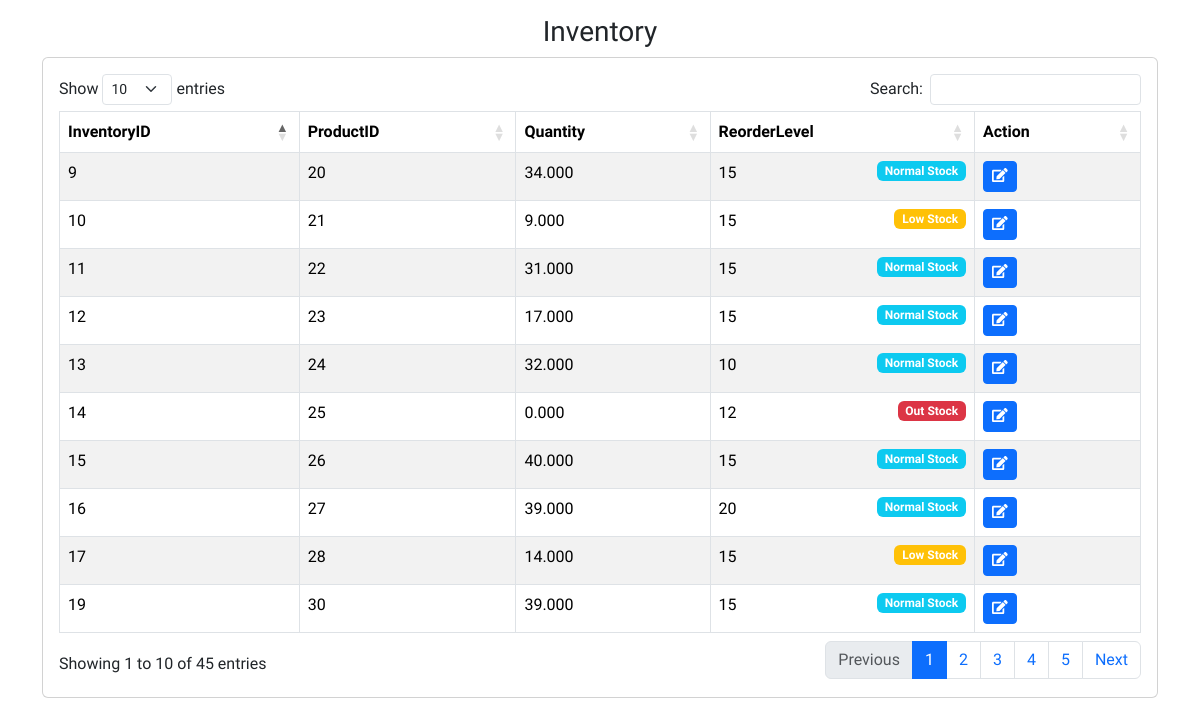
Screenshot of /Cafe_System/view/Inventory/index.php with the database file from the repository.
### tables this page shows
CREATE TABLE `inventory` (
  `InventoryID` int(11) NOT NULL,
  `ProductID` int(11) NOT NULL,
  `Quantity` decimal(10,3) NOT NULL,
  `ReorderLevel` int(11) NOT NULL
);

### Cafe_System/view/Inventory/index.php (the view, shortened to what this page needs)
<?php
include('../../root/Header.php');
include('../../Config/conect.php');
?>
<h3 class="text-center" style="margin-top: 15px;"> Inventory</h3>
<div class="container">
    <div class="row">
        <div class="col-12">
            <div class="card">
                <div class="card-body">
                    <div class="row">
                        <div class="col-12">
                            <div class="table-responsive">
                                <table id="example" class="table table-striped table-bordered" style="width:100%">
                                    <thead>
                                        <tr>
                                            <th scope="col">InventoryID</th>
                                            <th scope="col">ProductID</th>
                                            <th scope="col">Quantity</th>
                                            <th scope="col">ReorderLevel</th>
                                            <th scope="col">Action</th>
                                        </tr>
                                    </thead>
                                    <tbody>
                                        <?php
                                        $sql = 'SELECT * from inventory';
                                        $result = $con->query($sql);
                                        while ($row = $result->fetch_assoc()) {
                                        ?>
                                            <tr>
                                                <td><?php echo $row['InventoryID'] ?></td>
                                                <td><?php echo $row['ProductID'] ?></td>
                                                <td><?php echo $row['Quantity'] ?></td>
                                                <td><?php echo $row['ReorderLevel'] ?>
                                                    <?php
                                                    $Quantity = $row['Quantity'];
                                                    $ReorderLevel = $row['ReorderLevel'];
                                                    if ($Quantity <= $ReorderLevel && $Quantity > 0) {
                                                    ?>
                                                        <span style="float: right;" class="badge bg-warning">Low Stock</span> <?php
                                                                                                                            } else if ($Quantity >= $ReorderLevel) {
                                                                                                                                ?>
                                                        <span style="float: right;" class="badge bg-info">Normal Stock</span> <?php
                                                                                                                            } else if ($Quantity == 0) {
                                                                                                                                ?>
                                                        <span style="float: right;" class="badge bg-danger">Out Stock</span> <?php
                                                                                                                            }
                                                                                                                                ?>
                                                </td>
                                                <td>
                                                    <button data-id="<?php echo $row['InventoryID'] ?>"
                                                        data-reoder="<?php echo $row['ReorderLevel'] ?>"
                                                        data-bs-toggle="modal" data-bs-target="#exampleModal" class="btn btn-sm btn-primary editinventory"><i class="fas fa-edit"></i></button>
                                                </td>
                                            </tr>
                                        <?php
                                        }
                                        ?>
                                    </tbody>
                                </table>
                            </div>
                        </div>
                    </div>
                </div>
            </div>
        </div>
    </div>
</div>

### rows the page displays
inventory: InventoryID "9", ProductID "20", Quantity "34.000", ReorderLevel "15", shows "Normal Stock"
inventory: InventoryID "10", ProductID "21", Quantity "9.000", ReorderLevel "15", shows "Low Stock"
inventory: InventoryID "11", ProductID "22", Quantity "31.000", ReorderLevel "15", shows "Normal Stock"
inventory: InventoryID "12", ProductID "23", Quantity "17.000", ReorderLevel "15", shows "Normal Stock"
inventory: InventoryID "13", ProductID "24", Quantity "32.000", ReorderLevel "10", shows "Normal Stock"
inventory: InventoryID "14", ProductID "25", Quantity "0.000", ReorderLevel "12", shows "Out Stock"
inventory: InventoryID "15", ProductID "26", Quantity "40.000", ReorderLevel "15", shows "Normal Stock"
inventory: InventoryID "16", ProductID "27", Quantity "39.000", ReorderLevel "20", shows "Normal Stock"
inventory: InventoryID "17", ProductID "28", Quantity "14.000", ReorderLevel "15", shows "Low Stock"
inventory: InventoryID "19", ProductID "30", Quantity "39.000", ReorderLevel "15", shows "Normal Stock"
